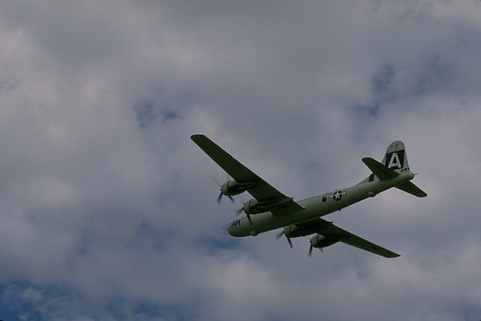
#> input picture t03_pdi_segmentacao_imagens/imagens_cor_segmentacao/fig1.jpg, 481 x 321 px; its folder holds only this picture in this run
$ jupyter execute --allow-errors t03_pdi_segmentacao_imagens.ipynb
#> lines starting #> are read from the running program, lines starting #| are printed output that depends on the picture; after the words box and inside, x2 and y2 are one past the last pixel; in counts of white or black regions, pixels touching at a corner belong together
<h3 align="center">Programa de Pós-graduação em Engenharia Elétrica e de Computação<br>
Disciplina: Processamento Digital de Imagens </h3>

<h3 align="center">Trabalho 03: Segmentação de Imagens<br>
Discente: Alan Marques da Rocha

---

## 1. Importando as bibliotecas necessárias para o projeto

[cell 1]
import numpy as np
import cv2
import matplotlib.pyplot as plt
import pathlib
import glob
import os

from cv2 import watershed

from scipy import ndimage as ndi
from skimage.feature import peak_local_max
from skimage.segmentation import watershed

### 1.1 Carregando as imagens diretamente do diretório raiz

[cell 2]
# Função que carrega as imagens da base de dados
def carrega_img(dir_imgs):
#> called with dir_imgs = 'imagens_cor_segmentacao'
    imgs_array = []
    path = os.path.join(dir_imgs)
    path_list  = list(os.listdir(path))
    for imgs in path_list:
        imgs_array.append(cv2.imread(os.path.join(path, imgs)))
    return imgs_array

# Guarda as imagens em uma lista
imagens = carrega_img('imagens_cor_segmentacao')
#> imagens = 1 item

### 1.2 Função que exibe as imagens em uma grid

[cell 3]
def showMultipleImages(imgsArray, titlesArray, size, x, y, mincolor = 0, maxcolor = 255):
    if(x < 1 or y < 1):
        print("ERRO: X e Y não podem ser zero ou abaixo de zero!")
        return
    elif(x == 1 and y == 1):
        showSingleImage(imgsArray, titlesArray)
    elif(x == 1):
        fig, axis = plt.subplots(y, figsize = size)
        yId = 0
        for img in imgsArray:
            axis[yId].imshow(img, cmap = 'gray', vmin = mincolor, vmax = maxcolor);
            axis[yId].set_anchor('NW')
            axis[yId].set_title(titlesArray[yId], fontdict = {'fontsize': 10, 'fontweight': 'medium'}, pad = 10)

            yId += 1
    elif(y == 1):
        fig, axis = plt.subplots(1, x, figsize = size)
        fig.suptitle(titlesArray)
        xId = 0
        for img in imgsArray:
            axis[xId].imshow(img, cmap = 'gray', vmin = mincolor, vmax = maxcolor)
            axis[xId].set_anchor('NW')
            axis[xId].set_title(titlesArray[xId], fontdict = {'fontsize': 10, 'fontweight': 'medium'}, pad = 10)

            xId += 1
    else:
        fig, axis = plt.subplots(y, x, figsize = size);
        xId, yId, titleId = 0, 0, 0
        for img in imgsArray:
            axis[yId, xId].set_title(titlesArray[titleId], fontdict = {'fontsize': 12, 'fontweight': 'medium'}, pad = 10)
            axis[yId, xId].set_anchor('NW')
            axis[yId, xId].imshow(img, cmap = 'gray', vmin = mincolor, vmax = maxcolor)
            if(len(titlesArray[titleId]) == 0):
                axis[yId, xId].axis('off')

            titleId += 1
            xId += 1
            if xId == x:
                xId = 0
                yId += 1
    plt.show();

## 2. Convertendo as imagens de ``BGR`` para ``RGB``

[cell 4]
# Função que transforma as imagens em níveis BGR p/ RGB.
def bgr_rgb(i):
#> called with i = 0
    img = cv2.cvtColor(imagens[i], cv2.COLOR_BGR2RGB)
    return img

# Guardando as imagens nas novas variáveis.
#> (the rest of this cell did not finish here and is left out)


### 2.1 Transformando as imagens para níveis de cinza


[cell 5]
# Função que transforma as imagens de RGB p/ GRAY
def rgb_gray(j):
#> called with j = 0
    img_gray = cv2.cvtColor(imagens[j], cv2.COLOR_RGB2GRAY)
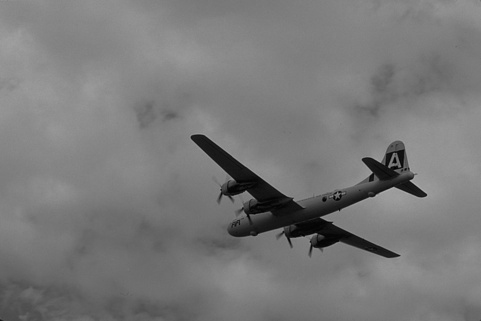
#> img_gray: shape (321, 481); min 1, max 177, mean 121.1
    return img_gray

# Guardando as imagens nas novas variáveis.
#> (the rest of this cell did not finish here and is left out)

img_3_gray = rgb_gray(3); img_4_gray = rgb_gray(4); img_5_gray = rgb_gray(5)

## 3. Métodos propostos: ``Otsu``, ``K-means``, ``Watershed`` e ``Region Growing``

### 3.1 Método de Otsu

[cell 6]
# Função que retorna o valor do limiar de otsu e realiza a conversão da imagem aplicando o threshold binary + otsu:
def lim_otsu(imagem):
    valor, otsu = cv2.threshold(imagem, 0, 255, cv2.THRESH_BINARY | cv2.THRESH_OTSU)
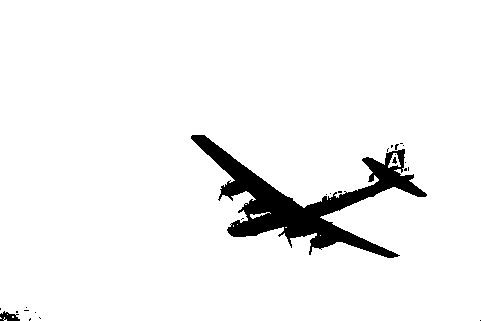
#> otsu: shape (321, 481); 94.8% white; 24 black regions (21 under 20 px), largest, box (x1, y1, x2, y2) and area: (191, 135, 427, 258) 7778, (0, 311, 20, 321) 123, (392, 157, 397, 164) 20
#> valor = 77
    print(valor)
#| 77.0
    return otsu


# Guardando as imagens nas novas variáveis.
#> (the rest of this cell did not finish here and is left out)

### 3.2 Método de Watershed

### 3.2.1 Fazendo a implementação do método de ``THRESH_BINARY_INV``

[cell 7]
# Função que retorna o valor do limiar de otsu_inv e realiza a conversão da imagem aplicando o threshold binary + otsu_inv:
def lim_inv(imagem):
    valor, otsu_inv = cv2.threshold(imagem, 0, 255, cv2.THRESH_BINARY_INV | cv2.THRESH_OTSU)
#> valor = 77
    print(valor)
#| 77.0
    return otsu_inv


# Guardando as imagens nas novas variáveis.
#> (the rest of this cell did not finish here and is left out)

### 3.2.2 Implementando o método ``watershed``

[cell 8]
def img_watershed(imagem, img_original):

    otsu_inv = cv2.threshold(imagem, 0, 255, cv2.THRESH_BINARY_INV | cv2.THRESH_OTSU)[1]

    # realizando operações morfologicas:
    seg = cv2.erode(otsu_inv, np.ones((3,3), np.uint8), iterations = 3)
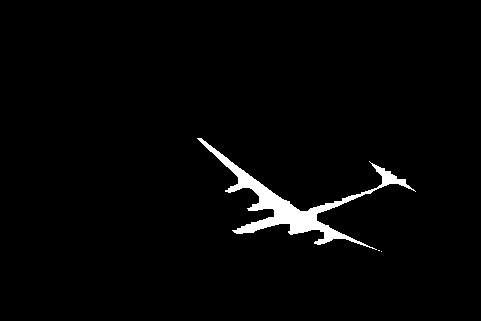
#> seg: shape (321, 481); 2.3% white; 3 white regions (2 under 20 px), largest, box (x1, y1, x2, y2) and area: (197, 138, 416, 250) 3577

    # imagem de mapa da distância Euclidiana
    dist = ndi.distance_transform_edt(seg)
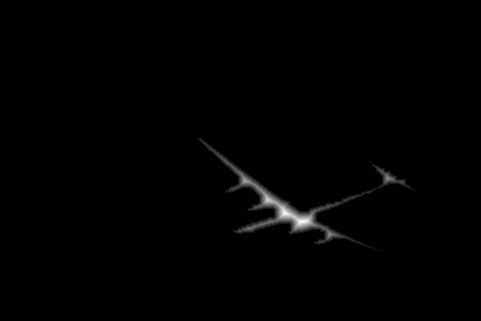
#> dist: shape (321, 481) float64; min 0, max 11, mean 0.0737; drawn with min black and max white

    local_max = peak_local_max(dist, indices = False, min_distance = 20, labels = seg)
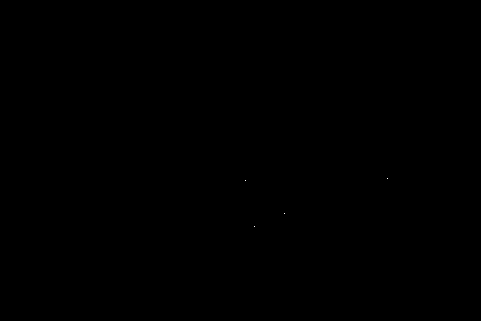
#> local_max: shape (321, 481) bool; 0% white in thin lines or dots, all inside (x1, y1, x2, y2) = (245, 178, 388, 227)

    markers = ndi.label(local_max, structure=np.ones((3,3)))[0]
#> markers: shape (321, 481) int32; 5 distinct labels, from 0 to 4


    labels = watershed(-dist, markers, mask = seg)
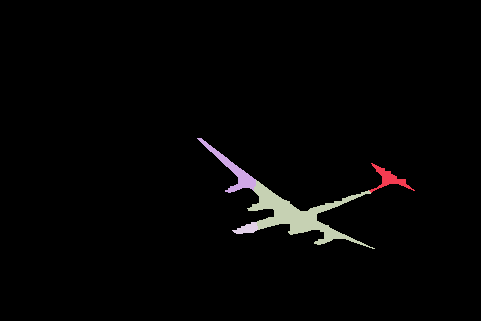
#> labels: shape (321, 481) int32; 5 distinct labels, from 0 to 4; one colour per label, 0 black

    cmap = plt.cm.jet

    # processo de normalização da escala de cores
    norm = plt.Normalize(vmin=labels.min(), vmax = labels.max())

    seg_watershed = cmap(norm(labels))
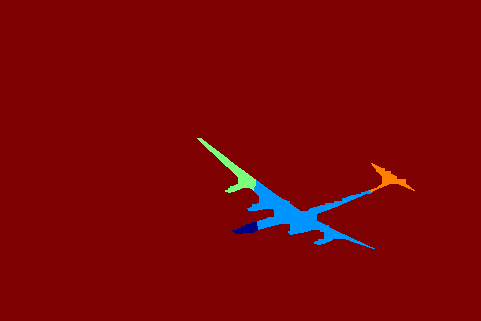
#> seg_watershed: shape (321, 481, 4) float64; mean of channels 0, 1, 2, 3 0.018, 0.0143, 0.493, 1; drawn as B, G, R

    seg_watershed = ((seg_watershed * 255).astype(np.uint8))

    # Transformando a imagem de RGB p/ BGR voltando ao original
    seg_watershed = cv2.cvtColor(seg_watershed, cv2.COLOR_RGB2BGR)
#> seg_watershed: shape (321, 481, 3)


    # sobreposição da imagem segmentada sob a imagem original
    img_sobreposicao = cv2.addWeighted(seg_watershed, 0.5, img_original, 0.5, 0)
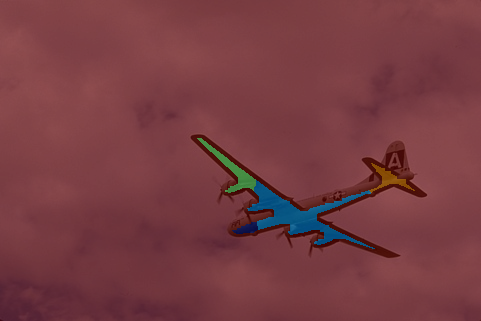
#> img_sobreposicao: shape (321, 481, 3); mean R, G, B 119.5, 61, 66.9

    return img_sobreposicao


#> (the rest of this cell did not finish here and is left out)

## 4. Crescimento de Regiões

## 5. K-means

#### Preparando os dados para ``K médias``. A imagem é uma forma tridimensional (x, y, z), mas para aplicar o agrupamento de ``k-means`` é necessário reformulá-la para uma ``matriz bidimensional.``

[cell 9]
def kmedia(imagem):
    # Reformulando a imagem para um array bidimensional
    new_pixels = imagem.reshape((-1,3))

    # Convert to float type
    new_pixels = np.float32(new_pixels)

    # a linha de código abaixo define os critérios para o algoritmo parar de funcionar,
    # o que acontecerá é que 100 iterações sejam executadas ou o epsilon (que é a precisão necessária)
    # torna-se 85%
    criterio = (cv2.TERM_CRITERIA_EPS + cv2.TERM_CRITERIA_MAX_ITER, 100, 0.70)

    # então realiza o agrupamento k-means com h número de agrupamentos definido como k = n
    # centros aleatórios são inicialmente escolhidos para o agrupamento
    k = 8
    retval, labels, centers = cv2.kmeans(new_pixels, k, None, criterio, 10, cv2.KMEANS_RANDOM_CENTERS)
#> retval = 8569237.1; centers = [[96.42, 105.7, 122.2], [70.99, 87.24, 109.4], [50.91, 59.09, 49.65], [145.7, 144.1, 150.9], [135, 135.2, 144], [123.9, 127.2, 138], [17.44, 24.84, 12.9], [112.7, 118.5, 131.4]]

    # converte dos dados para 8-bits
    centers = np.uint8(centers)
#> centers = [[96, 105, 122], [70, 87, 109], [50, 59, 49], [145, 144, 150], [135, 135, 143], [123, 127, 137], [17, 24, 12], [112, 118, 131]]
    seg_data = centers[labels.flatten()]

    # reformula os dados dentro das dimensões originais na imagem
    seg_image = seg_data.reshape((imagem.shape))

    return seg_image

# Guardando as imagens nas novas variáveis.
#> (the rest of this cell did not finish here and is left out)

## 6. Resultados Obtidos:

### 6.1 Resultados para a Figura 1

[cell 10]
imgsArray = [img_0, img_0_kmeans, img_wshed_0, img_0_otsu]
titlesArray = ['Imagem Original', 'K-means', 'Watershed', 'Otsu (Limiar = 77)']
showMultipleImages(imgsArray, titlesArray, (16,8), 4, 1)
#> the loop in showMultipleImages, `for img in imgsArray:` made 4 passes
#> after the loop in showMultipleImages, `for img in imgsArray:`: xId = 4

$ run again, on t03_pdi_segmentacao_imagens/imagens_cor_segmentacao/fig5.jpg
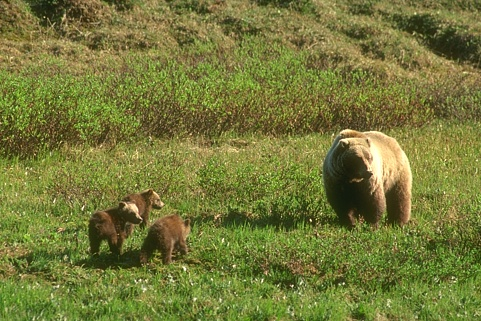
#> input picture t03_pdi_segmentacao_imagens/imagens_cor_segmentacao/fig5.jpg, 481 x 321 px
#> imagens = 1 item
#> in lim_otsu, `valor, otsu = cv2.threshold(imagem, 0, 255, cv2.THRESH_BINARY | cv2.TH..`:
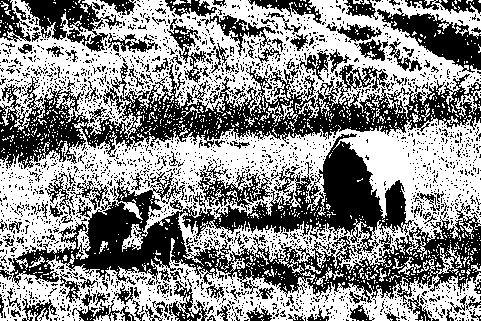
#> otsu: shape (321, 481); 55.3% white; 2511 black regions (2362 under 20 px), largest, box (x1, y1, x2, y2) and area: (8, 133, 481, 303) 25942, (0, 64, 481, 169) 16175, (377, 8, 481, 73) 2713
#> in lim_otsu, `valor, otsu = cv2.threshold(imagem, 0, 255, cv2.THRESH_BINARY | cv2.TH..`: valor = 98
#| 98.0
#| 98.0
#> seg: shape (321, 481); 4% white; 44 white regions (33 under 20 px), largest, box (x1, y1, x2, y2) and area: (326, 150, 378, 227) 2307, (88, 209, 178, 267) 1820, (405, 18, 475, 58) 872
#> local_max: shape (321, 481) bool; 0.01% white in thin lines or dots, all inside (x1, y1, x2, y2) = (30, 22, 454, 285)
#> markers: shape (321, 481) int32; 22 distinct labels, from 0 to 21
#> labels: shape (321, 481) int32; 22 distinct labels, from 0 to 21
#> in kmedia, `retval, labels, centers = cv2.kmeans(new_pixels, k, None, criterio, 10..`: retval = 48770112.6; centers = [[118, 124.1, 55.45], [186.2, 181.3, 114.1], [98.59, 103.8, 40.82], [76.7, 79.97, 25.63], [157.8, 158.2, 88.93], [137, 141.3, 70.86], [47.43, 50.44, 14.23], [243, 225.4, 165.7]]
#> in kmedia, `centers = np.uint8(centers)`: centers = [[117, 124, 55], [186, 181, 114], [98, 103, 40], [76, 79, 25], [157, 158, 88], [137, 141, 70], [47, 50, 14], [243, 225, 165]]
#> in kmedia, `seg_image = seg_data.reshape((imagem.shape))`:
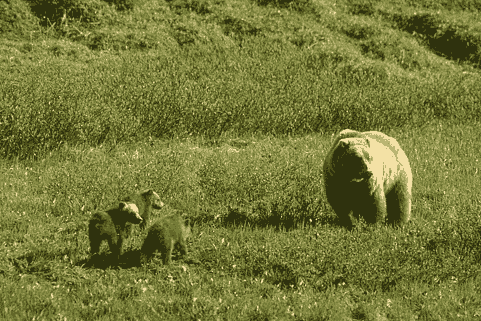
#> seg_image: shape (321, 481, 3); mean R, G, B 116.7, 120.2, 56.7
#> the loop in showMultipleImages, `for img in imgsArray:` made 4 passes
#> after the loop in showMultipleImages, `for img in imgsArray:`: xId = 4

$ run again, on t03_pdi_segmentacao_imagens/imagens_cor_segmentacao/fig6.jpg
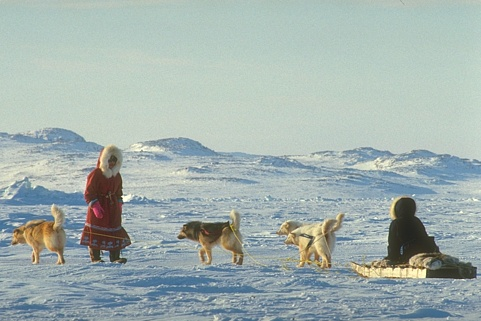
#> input picture t03_pdi_segmentacao_imagens/imagens_cor_segmentacao/fig6.jpg, 481 x 321 px
#> imagens = 1 item
#> in lim_otsu, `valor, otsu = cv2.threshold(imagem, 0, 255, cv2.THRESH_BINARY | cv2.TH..`:
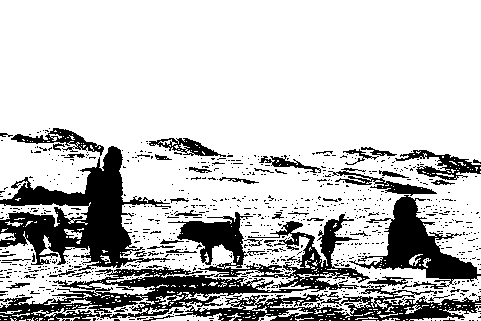
#> otsu: shape (321, 481); 77.1% white; 880 black regions (827 under 20 px), largest, box (x1, y1, x2, y2) and area: (0, 212, 481, 321) 15124, (0, 146, 171, 271) 8148, (349, 195, 481, 289) 4053
#> in lim_otsu, `valor, otsu = cv2.threshold(imagem, 0, 255, cv2.THRESH_BINARY | cv2.TH..`: valor = 154
#| 154.0
#| 154.0
#> seg: shape (321, 481); 4.4% white; 25 white regions (15 under 20 px), largest, box (x1, y1, x2, y2) and area: (21, 150, 127, 259) 3008, (389, 200, 474, 276) 2170, (186, 224, 239, 253) 774
#> local_max: shape (321, 481) bool; 0.01% white in thin lines or dots, all inside (x1, y1, x2, y2) = (35, 188, 443, 301)
#> markers: shape (321, 481) int32; 16 distinct labels, from 0 to 15
#> labels: shape (321, 481) int32; 16 distinct labels, from 0 to 15
#> in kmedia, `retval, labels, centers = cv2.kmeans(new_pixels, k, None, criterio, 10..`: retval = 34355951.1; centers = [[124.7, 145.2, 157.8], [91.23, 118.1, 138.8], [153.5, 169.2, 174.2], [194, 208.2, 197.2], [177.5, 195.4, 190.5], [179.9, 157.6, 117.1], [124.3, 104.8, 80.57], [65.59, 54.19, 44.09]]
#> in kmedia, `centers = np.uint8(centers)`: centers = [[124, 145, 157], [91, 118, 138], [153, 169, 174], [193, 208, 197], [177, 195, 190], [179, 157, 117], [124, 104, 80], [65, 54, 44]]
#> in kmedia, `seg_image = seg_data.reshape((imagem.shape))`:
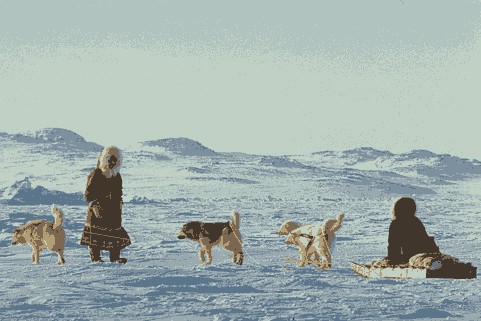
#> seg_image: shape (321, 481, 3); mean R, G, B 162.2, 177.1, 173.7
#> the loop in showMultipleImages, `for img in imgsArray:` made 4 passes
#> after the loop in showMultipleImages, `for img in imgsArray:`: xId = 4
